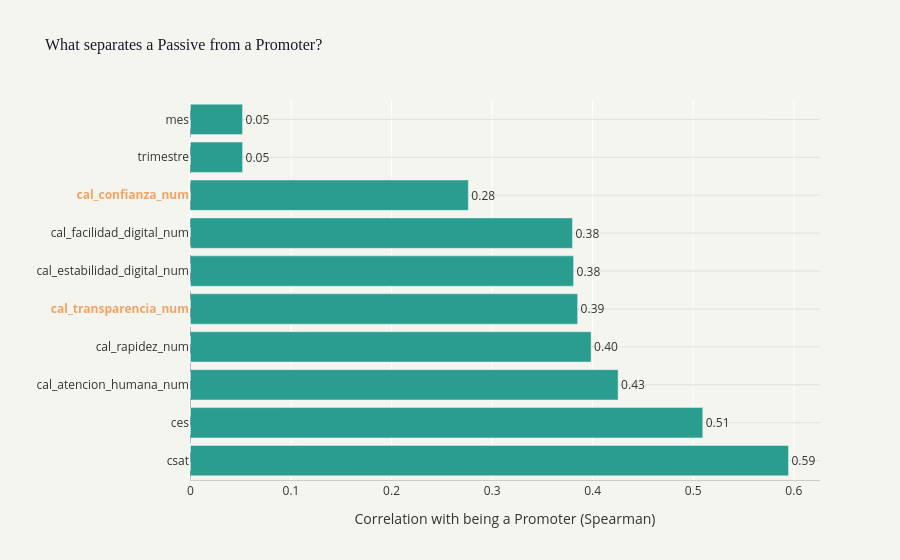

The notebook cell saved with this chart:
### Markdown cell above
Plot 2 - Variable Correlation with NPS

### Code cell
hipotesis = ["cal_confianza_num", "cal_transparencia_num"]

df_corr = (df_pasivos_promotores.select_dtypes("number")
           .corr(method="spearman")["es_promotor"]
           .drop(["es_promotor", "nps"], errors="ignore")
           .sort_values()
           .rename_axis("var").reset_index(name="corr"))

df_corr["color"] = df_corr["corr"].apply(lambda x: "#e63946" if x < 0 else "#2a9d8f")
df_corr["tick"]  = df_corr["var"].apply(
    lambda v: f"<b><span style='color:#f4a261'>{v}</span></b>" if v in hipotesis
              else f"<span style='color:#333333'>{v}</span>")

fig2 = px.bar(df_corr, x="corr", y="var", orientation="h", color="var",
              color_discrete_map=dict(zip(df_corr["var"], df_corr["color"])),
              text=df_corr["corr"].apply(lambda x: f"{x:.2f}"),
              category_orders={"var": df_corr["var"].tolist()},
              title="What separates a Passive from a Promoter?",
              labels={"corr": "Correlation with being a Promoter (Spearman)", "var": ""})

fig2.update_traces(textposition="outside", cliponaxis=False)
fig2.update_layout(
    plot_bgcolor="#F5F5F0",
    paper_bgcolor="#F5F5F0",
    font=dict(color="#333333", size=12),
    title_font=dict(size=16, color="#1a1a2e", family="Arial Black"),
    xaxis=dict(tickfont=dict(color="#333333", size=12), linecolor="#cccccc",
               title="Correlation with being a Promoter (Spearman)"),
    yaxis=dict(ticktext=df_corr["tick"].tolist(), tickvals=df_corr["var"].tolist(),
               tickfont=dict(color="#333333"), gridcolor="#e0e0e0", zeroline=False),
    showlegend=False,
    shapes=[dict(type="line", x0=0, x1=0, y0=-0.5, y1=len(df_corr)-0.5,
                 line=dict(color="#333333", width=0.8, dash="dash"), opacity=0.5)]
)

fig2.show()

### Figure 1 — Plotly figure (JSON) as saved in the notebook; plotly's stock layout.template omitted (floating-point values rounded to 4 significant figures)
{"data": [{"cliponaxis": false, "hovertemplate": "=%{y}<br>Correlation with being a Promoter (Spearman)=%{x}<br>text=%{text}<extra></extra>", "legendgroup": "mes", "marker": {"color": "#2a9d8f", "pattern": {"shape": ""}}, "name": "mes", "orientation": "h", "showlegend": true, "text": ["0.05"], "textposition": "outside", "type": "bar", "x": [0.05185], "xaxis": "x", "y": ["mes"], "yaxis": "y"}, {"cliponaxis": false, "hovertemplate": "=%{y}<br>Correlation with being a Promoter (Spearman)=%{x}<br>text=%{text}<extra></extra>", "legendgroup": "trimestre", "marker": {"color": "#2a9d8f", "pattern": {"shape": ""}}, "name": "trimestre", "orientation": "h", "showlegend": true, "text": ["0.05"], "textposition": "outside", "type": "bar", "x": [0.05185], "xaxis": "x", "y": ["trimestre"], "yaxis": "y"}, {"cliponaxis": false, "hovertemplate": "=%{y}<br>Correlation with being a Promoter (Spearman)=%{x}<br>text=%{text}<extra></extra>", "legendgroup": "cal_confianza_num", "marker": {"color": "#2a9d8f", "pattern": {"shape": ""}}, "name": "cal_confianza_num", "orientation": "h", "showlegend": true, "text": ["0.28"], "textposition": "outside", "type": "bar", "x": [0.2764], "xaxis": "x", "y": ["cal_confianza_num"], "yaxis": "y"}, {"cliponaxis": false, "hovertemplate": "=%{y}<br>Correlation with being a Promoter (Spearman)=%{x}<br>text=%{text}<extra></extra>", "legendgroup": "cal_facilidad_digital_num", "marker": {"color": "#2a9d8f", "pattern": {"shape": ""}}, "name": "cal_facilidad_digital_num", "orientation": "h", "showlegend": true, "text": ["0.38"], "textposition": "outside", "type": "bar", "x": [0.3799], "xaxis": "x", "y": ["cal_facilidad_digital_num"], "yaxis": "y"}, {"cliponaxis": false, "hovertemplate": "=%{y}<br>Correlation with being a Promoter (Spearman)=%{x}<br>text=%{text}<extra></extra>", "legendgroup": "cal_estabilidad_digital_num", "marker": {"color": "#2a9d8f", "pattern": {"shape": ""}}, "name": "cal_estabilidad_digital_num", "orientation": "h", "showlegend": true, "text": ["0.38"], "textposition": "outside", "type": "bar", "x": [0.381], "xaxis": "x", "y": ["cal_estabilidad_digital_num"], "yaxis": "y"}, {"cliponaxis": false, "hovertemplate": "=%{y}<br>Correlation with being a Promoter (Spearman)=%{x}<br>text=%{text}<extra></extra>", "legendgroup": "cal_transparencia_num", "marker": {"color": "#2a9d8f", "pattern": {"shape": ""}}, "name": "cal_transparencia_num", "orientation": "h", "showlegend": true, "text": ["0.39"], "textposition": "outside", "type": "bar", "x": [0.385], "xaxis": "x", "y": ["cal_transparencia_num"], "yaxis": "y"}, {"cliponaxis": false, "hovertemplate": "=%{y}<br>Correlation with being a Promoter (Spearman)=%{x}<br>text=%{text}<extra></extra>", "legendgroup": "cal_rapidez_num", "marker": {"color": "#2a9d8f", "pattern": {"shape": ""}}, "name": "cal_rapidez_num", "orientation": "h", "showlegend": true, "text": ["0.40"], "textposition": "outside", "type": "bar", "x": [0.3984], "xaxis": "x", "y": ["cal_rapidez_num"], "yaxis": "y"}, {"cliponaxis": false, "hovertemplate": "=%{y}<br>Correlation with being a Promoter (Spearman)=%{x}<br>text=%{text}<extra></extra>", "legendgroup": "cal_atencion_humana_num", "marker": {"color": "#2a9d8f", "pattern": {"shape": ""}}, "name": "cal_atencion_humana_num", "orientation": "h", "showlegend": true, "text": ["0.43"], "textposition": "outside", "type": "bar", "x": [0.4253], "xaxis": "x", "y": ["cal_atencion_humana_num"], "yaxis": "y"}, {"cliponaxis": false, "hovertemplate": "=%{y}<br>Correlation with being a Promoter (Spearman)=%{x}<br>text=%{text}<extra></extra>", "legendgroup": "ces", "marker": {"color": "#2a9d8f", "pattern": {"shape": ""}}, "name": "ces", "orientation": "h", "showlegend": true, "text": ["0.51"], "textposition": "outside", "type": "bar", "x": [0.5095], "xaxis": "x", "y": ["ces"], "yaxis": "y"}, {"cliponaxis": false, "hovertemplate": "=%{y}<br>Correlation with being a Promoter (Spearman)=%{x}<br>text=%{text}<extra></extra>", "legendgroup": "csat", "marker": {"color": "#2a9d8f", "pattern": {"shape": ""}}, "name": "csat", "orientation": "h", "showlegend": true, "text": ["0.59"], "textposition": "outside", "type": "bar", "x": [0.5947], "xaxis": "x", "y": ["csat"], "yaxis": "y"}], "layout": {"barmode": "relative", "font": {"color": "#333333", "size": 12}, "legend": {"title": {"text": ""}, "tracegroupgap": 0}, "paper_bgcolor": "#F5F5F0", "plot_bgcolor": "#F5F5F0", "shapes": [{"line": {"color": "#333333", "dash": "dash", "width": 0.8}, "opacity": 0.5, "type": "line", "x0": 0, "x1": 0, "y0": -0.5, "y1": 9.5}], "showlegend": false, "title": {"font": {"color": "#1a1a2e", "family": "Arial Black", "size": 16}, "text": "What separates a Passive from a Promoter?"}, "xaxis": {"anchor": "y", "domain": [0, 1], "linecolor": "#cccccc", "tickfont": {"color": "#333333", "size": 12}, "title": {"text": "Correlation with being a Promoter (Spearman)"}}, "yaxis": {"anchor": "x", "categoryarray": ["csat", "ces", "cal_atencion_humana_num", "cal_rapidez_num", "cal_transparencia_num", "cal_estabilidad_digital_num", "cal_facilidad_digital_num", "cal_confianza_num", "trimestre", "mes"], "categoryorder": "array", "domain": [0, 1], "gridcolor": "#e0e0e0", "tickfont": {"color": "#333333"}, "ticktext": ["<span style='color:#333333'>mes</span>", "<span style='color:#333333'>trimestre</span>", "<b><span style='color:#f4a261'>cal_confianza_num</span></b>", "<span style='color:#333333'>cal_facilidad_digital_num</span>", "<span style='color:#333333'>cal_estabilidad_digital_num</span>", "<b><span style='color:#f4a261'>cal_transparencia_num</span></b>", "<span style='color:#333333'>cal_rapidez_num</span>", "<span style='color:#333333'>cal_atencion_humana_num</span>", "<span style='color:#333333'>ces</span>", "<span style='color:#333333'>csat</span>"], "tickvals": ["mes", "trimestre", "cal_confianza_num", "cal_facilidad_digital_num", "cal_estabilidad_digital_num", "cal_transparencia_num", "cal_rapidez_num", "cal_atencion_humana_num", "ces", "csat"], "title": {"text": ""}, "zeroline": false}}}
